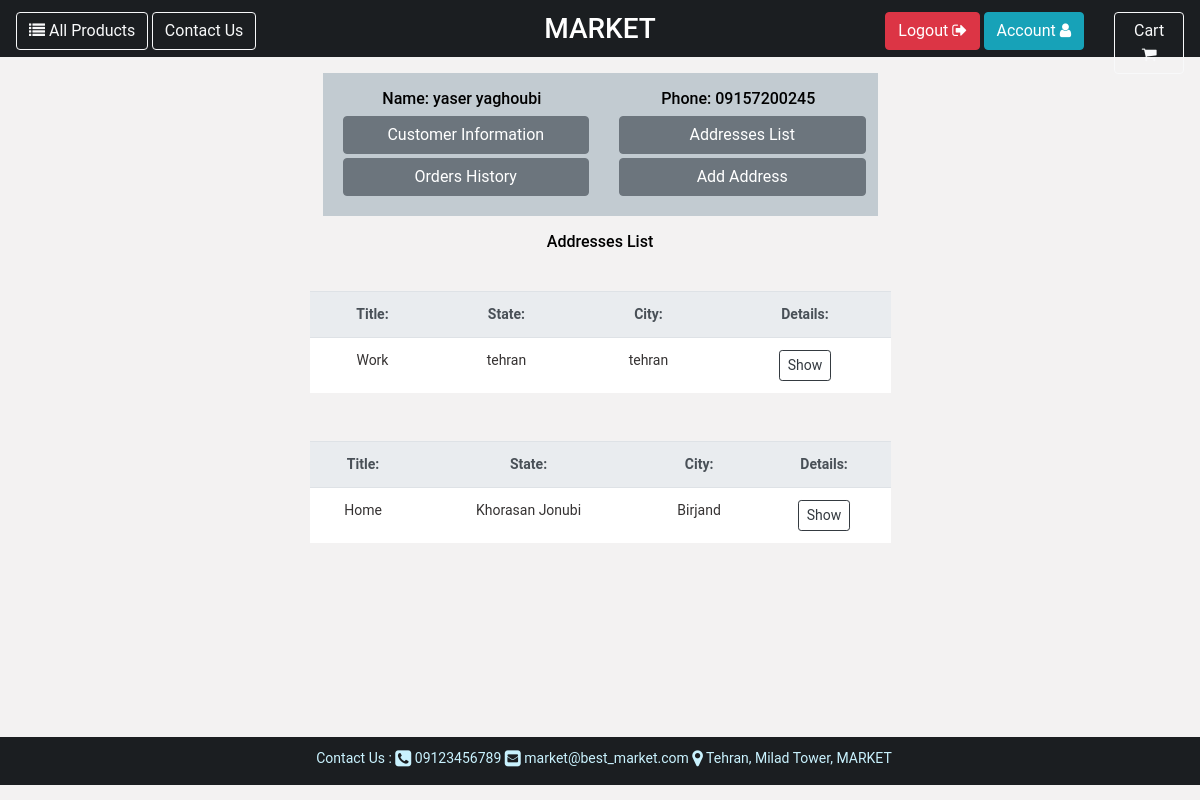
/customer/dashboard/addresses/ (signed in), run on an earlier commit of the app's database.
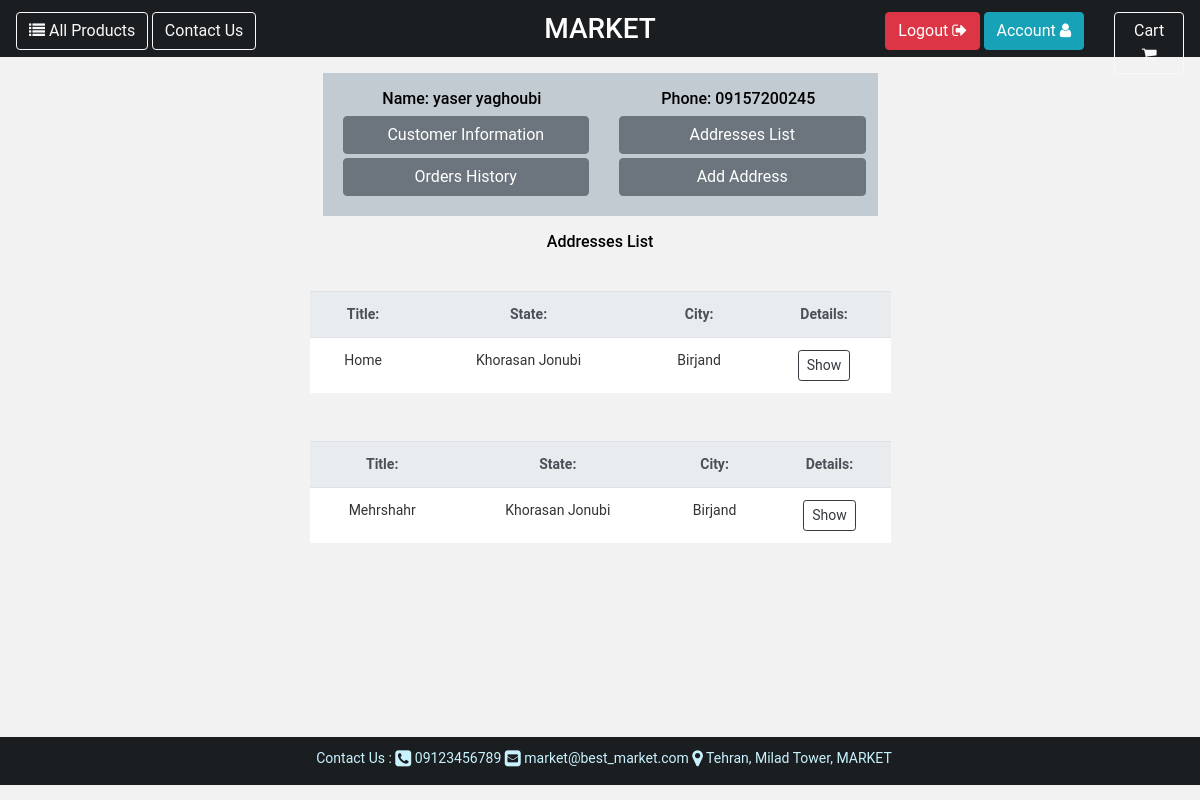
And on a later commit of the database.
### customer/models.py (models this page shows, shortened)
class Address(BaseModel):
    owner = models.ForeignKey(Customer, verbose_name=_('address owner'), help_text=_('specify owner'),
                              null=True, blank=True, on_delete=models.CASCADE)
    title = models.CharField(verbose_name=_('address title'), help_text=_('enter title for this address'),
                             max_length=25, default='New')
    latitude = models.FloatField(verbose_name=_('latitude'), help_text=_('enter/change latitude'), null=True, blank=True)
    longitude = models.FloatField(verbose_name=_('longitude'), help_text=_('enter/change longitude'), null=True, blank=True)
    country = models.CharField(verbose_name=_('country name'), help_text=_('enter country name'), null=False,
                               blank=False, default='Iran', max_length=30)
    state = models.CharField(verbose_name=_('state name'), help_text=_('enter state name'), null=False, blank=False
                             , max_length=50)
    city = models.CharField(verbose_name=_('city name'), help_text=_('enter city name'), null=False, blank=False,
                            max_length=50)
    village = models.CharField(verbose_name=_('village name'), help_text=_('enter village name'), null=True,
                               blank=True, max_length=50)
    rest_of_address = models.TextField(verbose_name=_('rest of address'), help_text=_('enter/change rest of address'),
                                       null=False, blank=True)
    post_code = models.CharField(verbose_name=_('post code'), help_text=_('enter post code'), null=True,
                                 blank=True, max_length=10)

### customer/views.py (the view)
# urls.py: path('dashboard/addresses/', AddressListCustomerView.as_view(), name='customer_address_list'),
class AddressListCustomerView(View):
    def get(self, request, *args, **kwargs):
        customer = Customer.objects.get(id=self.request.user.id)
        addresses = Address.objects.filter(owner=customer)
        return render(request, 'customer/customer_addresses.html', {'customer': customer, 'cus_addresses': addresses})

### core/models.py (called while the page is built)
    def get_queryset(self):
        return super().get_queryset().filter(deleted=False)

    def get_queryset(self):
        return super().get_queryset().filter(deleted=False)

### customer/models.py (called while the page is built)
    def customer_name(self):
        return self.__str__()

    def __str__(self):
        return f'{self.first_name} {self.last_name}'

### templates/customer/customer_addresses.html (shortened to what this page needs)
{% extends "base.html" %}
{% load i18n %}
{% load static %}
{% block content %}
    <div class="container-fluid pt-3" style="min-height: 85vh">
        <div class="row m-auto w-50">
            <div class="col-12 text-center">
                {% include 'customer/customer_panel.html' with customer_panel=customer %}
            </div>
        </div>
        <div class="container-fluid p-3 w-50 m-auto">
            <div class="row">
                <h6 class="col-12 text-center">
                    {% translate 'Addresses List' %}</h6>
                {% for address in cus_addresses %}
                    {% include 'customer/address_card.html' with address_card=address %}
                {% endfor %}
            </div>
        </div>
    </div>
{% endblock %}

### templates/customer/address_card.html
{% load i18n %}
<div class="container-fluid address_card_view text-left m-2 mt-2 p-2" style="">
    <div class="row form-group">
        <table class="table table-responsive-md m-auto">
            <tr style="background-color: #c2cbd1; text-align: center" class="thead-light">
                <th>
                    {% translate 'Title:' %}
                </th>
                <th>
                    {% translate 'State:' %}
                </th>
                <th>
                    {% translate 'City:' %}
                </th>
                <th>
                    {% translate 'Details:' %}
                </th>
            </tr>
            <tr style="background-color: white; text-align: center">
                <td style="color: #353232; ">{{ address_card.title }}</td>
                <td style="color: #353232; ">{{ address_card.state }}</td>
                <td style="color: #353232; ">{{ address_card.city }}</td>
                <td style="color: #353232; ">
                    <a href="/customer/dashboard/addresses/{{ address_card.id }}">
                        <button class="btn btn-outline-dark btn-sm">
                            {% translate 'Show' %}
                        </button>
                    </a>
                </td>
            </tr>
        </table>
    </div>
</div>

What changed in the data, as far as the page shows it:
no longer on this page (row edited): Address: title "Work", state "tehran", city "tehran"
added Address: title "Mehrshahr", state "Khorasan Jonubi", city "Birjand"
